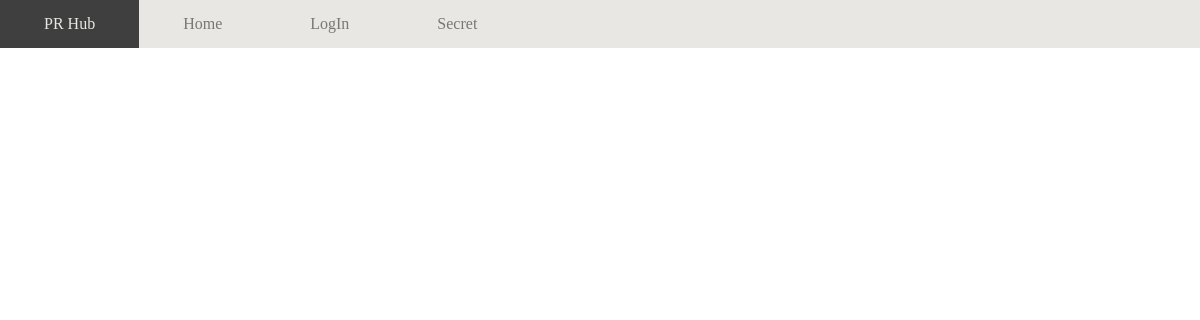
The page /index on the database as committed earlier.
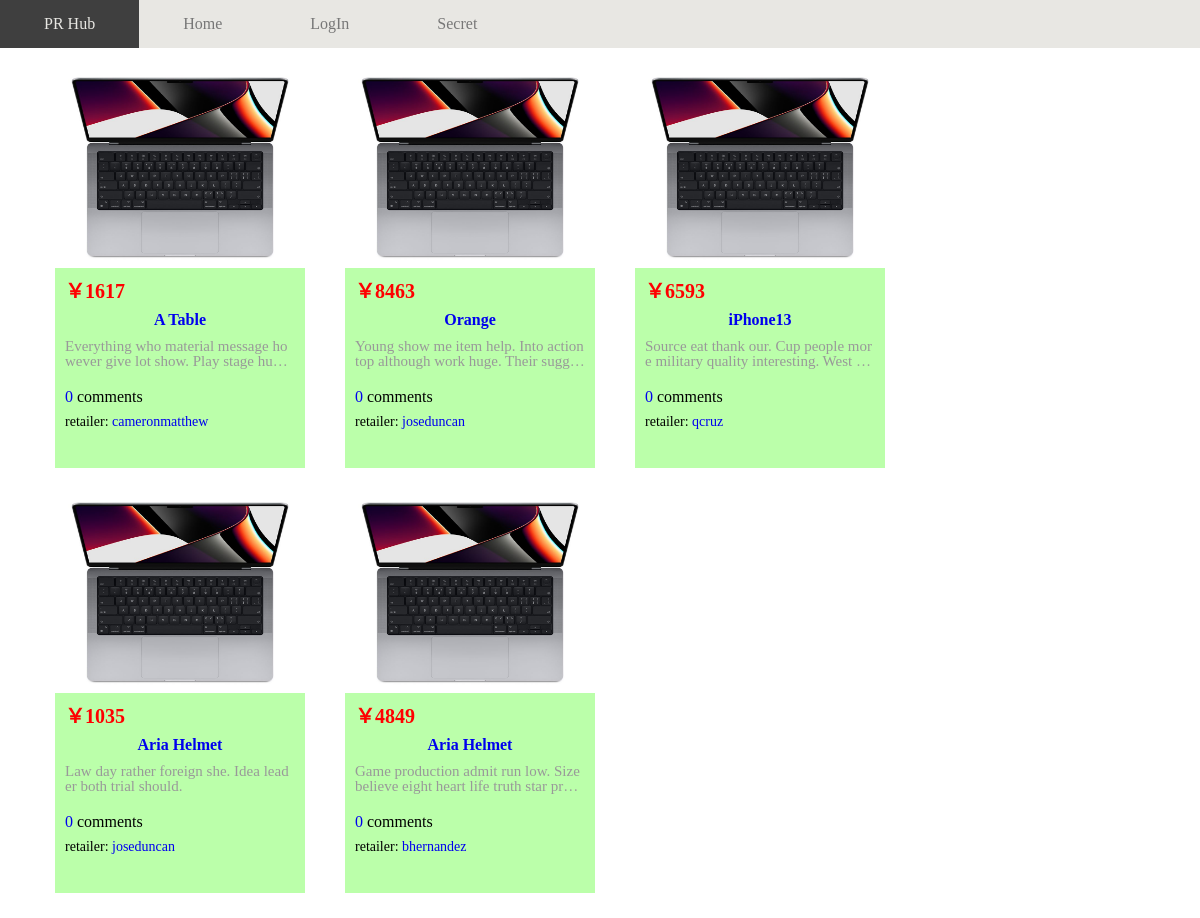
The same page on the database as committed later.
### app/models.py (models this page shows, shortened)
class Product(db.Model):
    __tablename__ = 'products'
    id = db.Column(db.Integer, primary_key=True)
    name = db.Column(db.String(128))
    description = db.Column(db.Text())
    price = db.Column(db.Float)
    release_time = db.Column(db.DateTime(), index=True, default=datetime.utcnow)
    pictures = db.relationship('ProductPic', backref='product', lazy='dynamic')  # 1 product --> n pictures
    user_id = db.Column(db.Integer, db.ForeignKey('users.id'))                   # 1 user --> n products
    comments = db.relationship('Comment', backref='product', lazy='dynamic')     # 1 product --> n comments
    rank = db.Column(db.Float, default=0)         # the stars rank, 0 - 5
    is_deleted = db.Column(db.Boolean, default=False)

class User(UserMixin, db.Model):
    __tablename__ = 'users'
    id = db.Column(db.Integer, primary_key=True)
    email = db.Column(db.String(64), unique=True, index=True)
    username = db.Column(db.String(64), unique=True, index=True)
    password_hash = db.Column(db.String(128))
    start_datetime = db.Column(db.DateTime(), default=datetime.utcnow)
    is_deleted = db.Column(db.Boolean, default=False)
    role_id = db.Column(db.Integer, db.ForeignKey('roles.id'))                      # 1 role --> n users
    released_products = db.relationship('Product', backref='seller', lazy='dynamic')  # 1 user --> n products
    released_comments = db.relationship('Comment', backref='author', lazy='dynamic')  # 1 user --> n comments
    released_comment_replies = db.relationship('ReplyComment', backref='author', lazy='dynamic')  # 1 user --> n replies
    @property
    def password(self):
        raise AttributeError('password is not a readable attribute')

### app/main/views.py (the view)
@main.route('/')
@main.route('/index', methods=['GET', 'POST'])
def index():
    if current_user.is_authenticated and current_user.can(Permission.VIEW_ALL_PRODUCT):
        products = Product.query.order_by(Product.release_time.desc()).all()
    else:
        products = Product.query.order_by(Product.release_time.desc()).limit(5)
    return render_template('main/index.html', products=products)

### app/main/__init__.py (called while the page is built)
@main.app_context_processor
def inject_permissions():
    return dict(Permission=Permission)

### app/templates/main/index.html (shortened to what this page needs)
{% extends "base.html" %}
{% block style %}
    <link rel="stylesheet" href="../../static/css/main/index_style.css">
{% endblock %}
{% block content %}
    <ul class="products-list">
        {% for product in products %}
            <li class="products-list-item">
                <ul class="product-box">
                    <li class="product-img">
                        <a href="#">
                            {% if product.pictures.count() > 0 %}
                                <img src="{{ url_for('static', filename=product.pictures[0].address) }}"
                                     alt="{{ product.name }}">
                            {% else %}
                                <img src="{{ url_for('static', filename='upload/product/default.png') }}"
                                     alt="{{ product.name }}">
                            {% endif %}
                        </a>
                    </li>
                    <li class="product-price">
                        <span>￥</span><span>{{ product.price }}</span>
                    </li>
                    <li class="product-name">
                        <a href="#">{{ product.name }}</a>
                    </li>
                    <li class="product-desc">
                        <a href="#">
                            <p>{{ product.description }}</p>
                        </a>
                    </li>
                    <li class="product-cmt">
                        <a href="#">{{ product.comments.count() }}</a> <span>comments</span>
                    </li>
                    <li class="product-retailer">
                        <span>retailer: </span> <i><a href="{{ url_for('main.user', username=product.seller.username) }}">{{ product.seller.username }}</a></i>
                    </li>
                </ul>
            </li>
        {% endfor %}
    </ul>
{% endblock %}

### app/templates/base.html (shortened to what this page needs)
<!DOCTYPE html>
<html lang="en">
<head>
    <link rel="stylesheet" href="../static/css/reset.css">
    <link rel="stylesheet" href="../static/css/base_style.css">
    {% block style %}{% endblock %}
</head>
<body>
<ul class="nav">
    <li class="nav-item">
        <a href="{{ url_for('main.index') }}">PR Hub</a>
    </li>
    <li class="nav-item">
        <a href="{{ url_for('main.index') }}">Home</a>
    </li>
    {% if current_user.is_authenticated %}
        <li class="nav-item">
            <a href="{{ url_for('auth.logout') }}">LogOut</a>
        </li>
        <li class="nav-item">
            {% if current_user.can(Permission.UPLOAD_PRODUCT) %}
                <a href="{{ url_for('product.upload_product') }}">Upload a New Product</a>
            {% endif %}
        </li>
        <li class="nav-item">
            <a href="{{ url_for('main.user', username=current_user.username) }}">My Profile</a>
        </li>
    {% else %}
        <li class="nav-item">
            <a href="{{ url_for('auth.login') }}">LogIn</a>
        </li>
    {% endif %}
    <li class="nav-item">
        <a href="{{ url_for('main.secret') }}">Secret</a>
    </li>
</ul>
    {% block content %}{% endblock %}
</body>
</html>

### app/static/css/base_style.css (style rules this page uses)
.nav { width: auto; height: 48px; background-color: #e8e7e3; }
.nav li { float: left; height: 100%; line-height: 48px; }
.nav li a { display: block; text-decoration: none; color: #777; padding: 0 44px; }

### app/static/css/main/index_style.css (style rules this page uses)
* { margin: 0; padding: 0; text-decoration: none; }
.products-list { margin-left: 55px; margin-top: 20px; }
.products-list-item { float: left; margin-right: 40px; margin-bottom: 25px; }
.product-box { width: 250px; height: 400px; background-color: #bfa; }
.product-img img { width: 100%; height: 200px; }
.product-price { width: 100%; font-size: 20px; font-weight: 800; padding: 10px; }
.product-price span { color: #f00; }
.product-name { width: 100%; text-align: center; font: 900 1rem ''; }
.product-desc { padding: 10px; }
.product-desc p { color: #999; font-size: 15px; word-break: break-all; display: -webkit-box; -webkit-box-orient: vertical; -webkit-line-clamp: 2; overflow: hidden; }
.product-cmt { padding: 10px; }
.product-retailer { padding-left: 10px; padding-right: 10px; font-size: 14px; display: -webkit-box; -webkit-box-orient: vertical; -webkit-line-clamp: 1; overflow: hidden; }

Rows that differ between the two databases and show on the page:
added Product: price "1617", name "A Table", description "Everything who material message however give lot show. Play…", comments.count "0", seller.username "cameronmatthew"
added Product: price "8463", name "Orange", description "Young show me item help. Into action top although work huge.…", comments.count "0", seller.username "joseduncan"
added Product: price "6593", name "iPhone13", description "Source eat thank our. Cup people more military quality interesting.…", comments.count "0", seller.username "qcruz"
added Product: price "1035", name "Aria Helmet", description "Law day rather foreign she. Idea leader both trial should.", comments.count "0", seller.username "joseduncan"
added Product: price "4849", name "Aria Helmet", description "Game production admit run low. Size believe eight heart life truth…", comments.count "0", seller.username "bhernandez"
